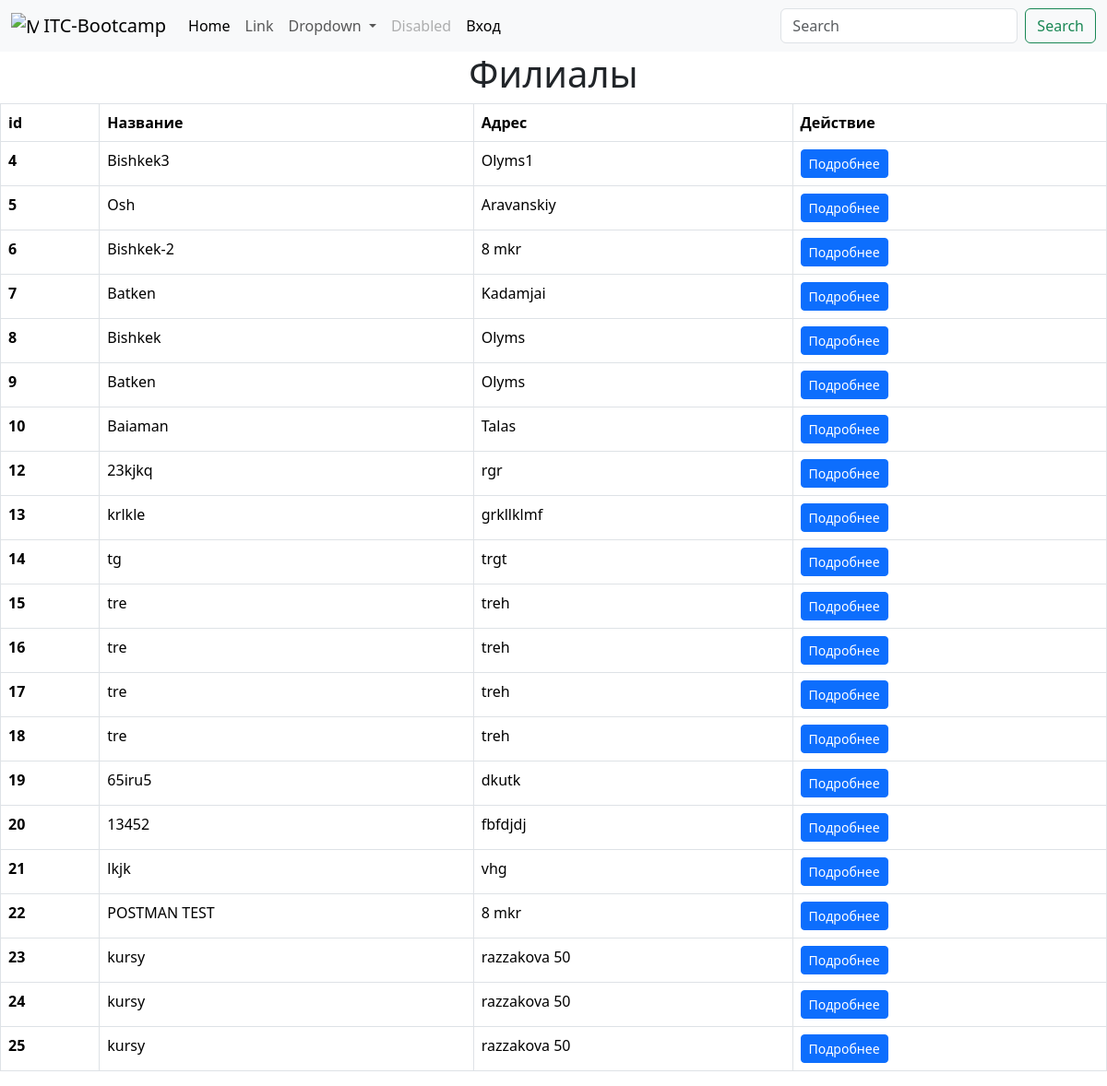
Page /course/branches/ on the committed database.
### course/models.py (models this page shows, shortened)
class Branch(models.Model):
    class Meta:
        verbose_name = 'филиал'
        verbose_name_plural = 'филиалы'
    name = models.CharField(max_length=100, null=False)
    address = models.CharField(max_length=300, null=True)
    photo = models.ImageField(upload_to='branches/', null=True, blank=True)
    creator = models.ForeignKey(settings.AUTH_USER_MODEL, on_delete=models.PROTECT,null=True, related_name='branches')
    manager = models.OneToOneField(settings.AUTH_USER_MODEL, null=True, on_delete=models.PROTECT)

### course/views.py (the view)
# urls.py: path('branches/', views.BranchListView.as_view(), name='branches_list'),
class BranchListView(ListView):
    model = Branch
    template_name = 'course/branches-list.html'
    context_object_name = 'branches'

### course/templates/course/branches-list.html (shortened to what this page needs)
{% extends 'course/base.html' %}
{% block content %}
    <h1 style="text-align: center;">Филиалы</h1>
        <table class="table table-bordered table-hover">
        <thead>
            <tr>
            <th scope="col">id</th>
            <th scope="col">Название</th>
            <th scope="col">Адрес</th>
            <th scope="col">Действие</th>
            </tr>
        </thead>
        <tbody>
        {% for branch in branches %}
            <tr>
            <th scope="row">{{ branch.id }}</th>
            <td>{{ branch.name }}</td>
            <td>{{ branch.address }}</td>
            <td>
                <a href="{% url 'branch_detail' branch.id %}" class='btn btn-primary btn-sm'>Подробнее</a>
            </td>
            </tr>
        {% endfor %}
        </tbody>
        </table>
{% endblock %}

### rows in the picture
Branch: id "4", name "Bishkek3", address "Olyms1"
Branch: id "5", name "Osh", address "Aravanskiy"
Branch: id "6", name "Bishkek-2", address "8 mkr"
Branch: id "7", name "Batken", address "Kadamjai"
Branch: id "8", name "Bishkek", address "Olyms"
Branch: id "9", name "Batken", address "Olyms"
Branch: id "10", name "Baiaman", address "Talas"
Branch: id "12", name "23kjkq", address "rgr"
Branch: id "13", name "krlkle", address "grkllklmf"
Branch: id "14", name "tg", address "trgt"
Branch: id "15", name "tre", address "treh"
Branch: id "16", name "tre", address "treh"
Branch: id "17", name "tre", address "treh"
Branch: id "18", name "tre", address "treh"
Branch: id "19", name "65iru5", address "dkutk"
Branch: id "20", name "13452", address "fbfdjdj"
Branch: id "21", name "lkjk", address "vhg"
Branch: id "22", name "POSTMAN TEST", address "8 mkr"
Branch: id "23", name "kursy", address "razzakova 50"
Branch: id "24", name "kursy", address "razzakova 50"
Branch: id "25", name "kursy", address "razzakova 50"
